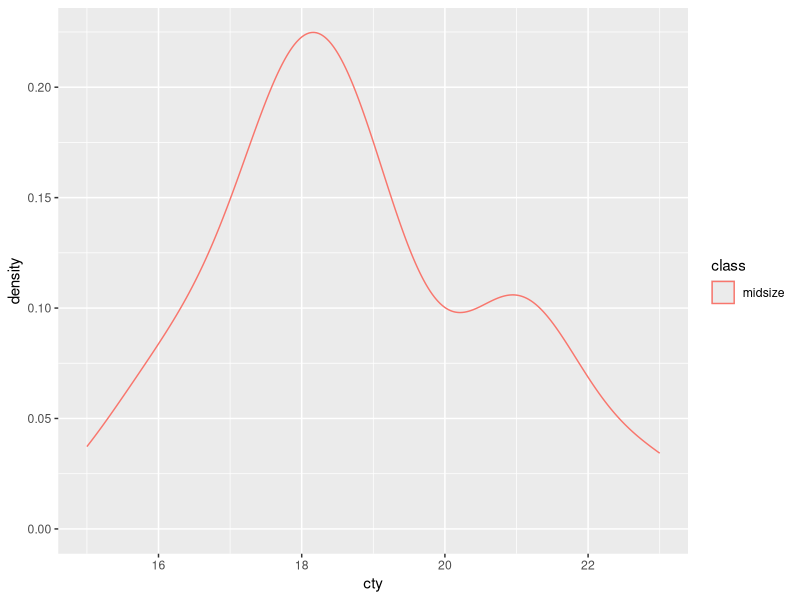
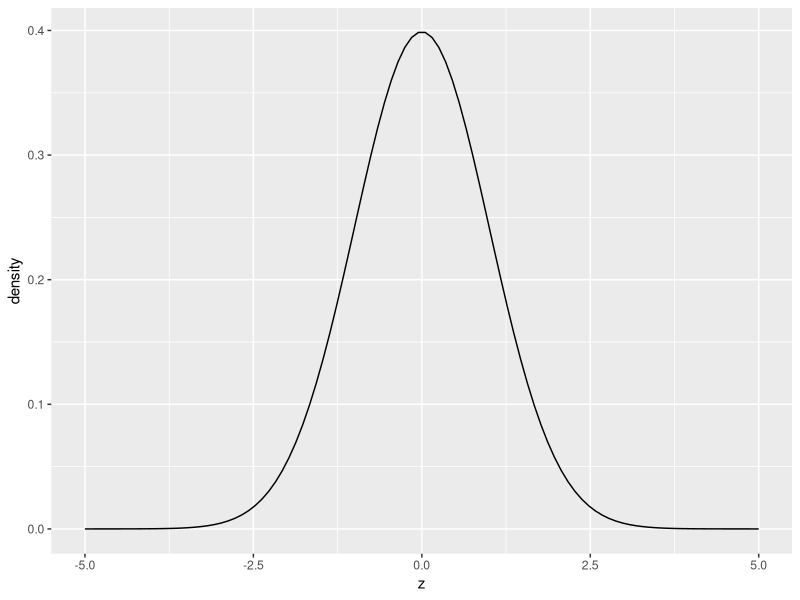
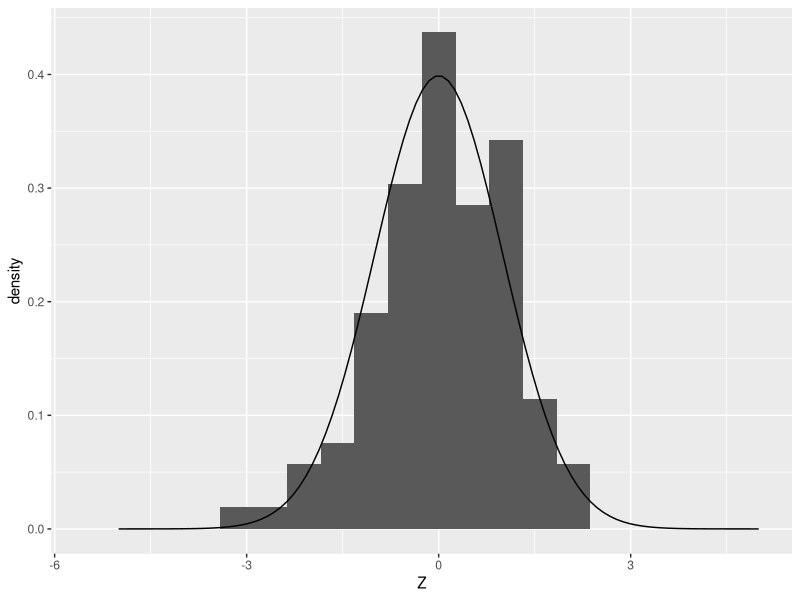
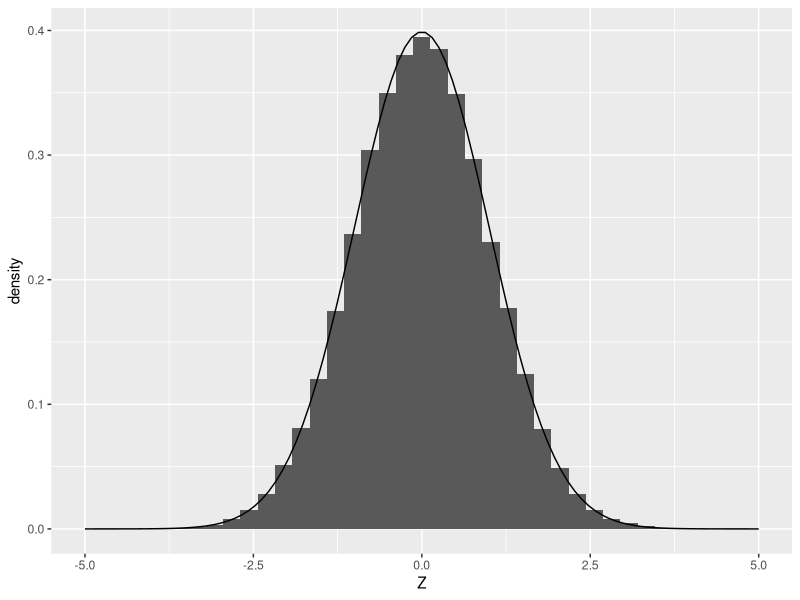
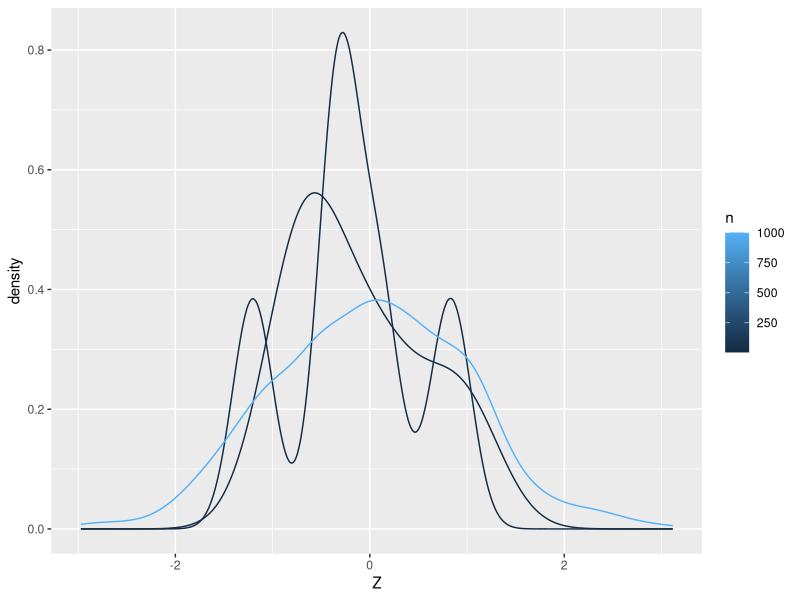
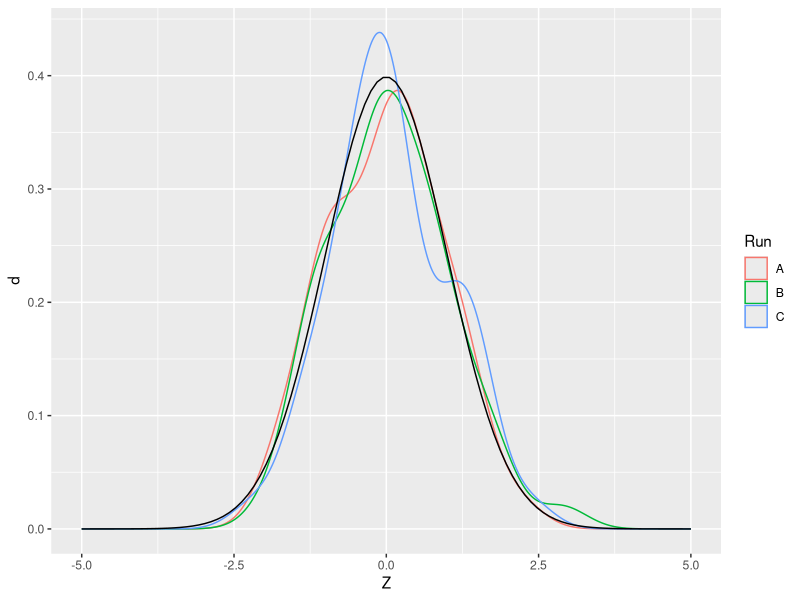

Here is the R script that generated these plots, in order:
## ---- chunk 1
# knitr options
knitr::opts_chunk$set(echo = TRUE)
## ---- chunk 2
library(tidyverse)

## ---- chunk 3
mpg %>%
  filter(class == "midsize") %>%
  ggplot(aes(cty, color = class)) +
  geom_density()
## ---- chunk 4
## NOTE: No need to change this!
df_norm_dist <-
  tibble(z = seq(-5, +5, length.out = 100)) %>%
  mutate(d = dnorm(z, mean = 0, sd = 1))

df_norm_dist %>%
  ggplot(aes(z, d)) +
  geom_line() +
  labs(
    y = "density"
  )
## ---- chunk 5
## TODO: Complete this code
df_q1 <-
  tibble(x = seq(-5, +5, length.out = 100)) %>%
  mutate(d = dunif(x, min = -1, max = 1))
df_q1
## ---- chunk 6
## NOTE: No need to change this
assertthat::assert_that(
  all(
    df_q1 %>%
      filter(-1 <= x, x <= +1) %>%
      mutate(flag = d > 0) %>%
      pull(flag)
    )
)
assertthat::assert_that(
  all(
    df_q1 %>%
      filter((x < -1) | (+1 < x)) %>%
      mutate(flag = d == 0) %>%
      pull(flag)
    )
)
print("Nice!")
## ---- chunk 7
## NOTE: No need to change this!
df_norm_samp <- tibble(Z = rnorm(n = 100, mean = 0, sd = 1))

ggplot() +
  ## Plot a *sample*
  geom_histogram(
    data = df_norm_samp,
    mapping = aes(Z, after_stat(density)),
    bins = 20
  ) +
  ## Plot a *distribution*
  geom_line(
    data = df_norm_dist,
    mapping = aes(z, d)
  )
## ---- chunk 8
## NOTE: No need to change this!
ggplot() +
  ## Plot a *sample*
  geom_histogram(
    data = tibble(Z = rnorm(n = 1e5, mean = 0, sd = 1)),
    mapping = aes(Z, after_stat(density)),
    bins = 40
  ) +
  ## Plot a *distribution*
  geom_line(
    data = df_norm_dist,
    mapping = aes(z, d)
  )
## ---- chunk 9
## NOTE: Use the data generated here
df_q2 <- map_dfr(
  c(5, 10, 1e3),
  function(nsamp) {
    tibble(Z = rnorm(n = nsamp), n = nsamp)
  }
)
## TODO: Create the figure
df_q2 %>% 
  ggplot() +
    geom_density(
      mapping = aes(x = Z, color = n, group = n)
    )
## ---- chunk 10
## NOTE: No need to change; run this multiple times!
rnorm(5)
## ---- chunk 11
## NOTE: No need to change this!
df_samp_multi <-
  tibble(Z = rnorm(n = 50, mean = 0, sd = 1), Run = "A") %>%
  bind_rows(
    tibble(Z = rnorm(n = 50, mean = 0, sd = 1), Run = "B")
  ) %>%
  bind_rows(
    tibble(Z = rnorm(n = 50, mean = 0, sd = 1), Run = "C")
  )

ggplot() +
  ## Plot *fitted distributions*
  geom_density(
    data = df_samp_multi,
    mapping = aes(Z, color = Run, group = Run)
  ) +
  ## Plot a *distribution*
  geom_line(
    data = df_norm_dist,
    mapping = aes(z, d)
  )
## ---- chunk 12
## NOTE: No need to change; run this multiple times!
set.seed(101)
rnorm(5)
